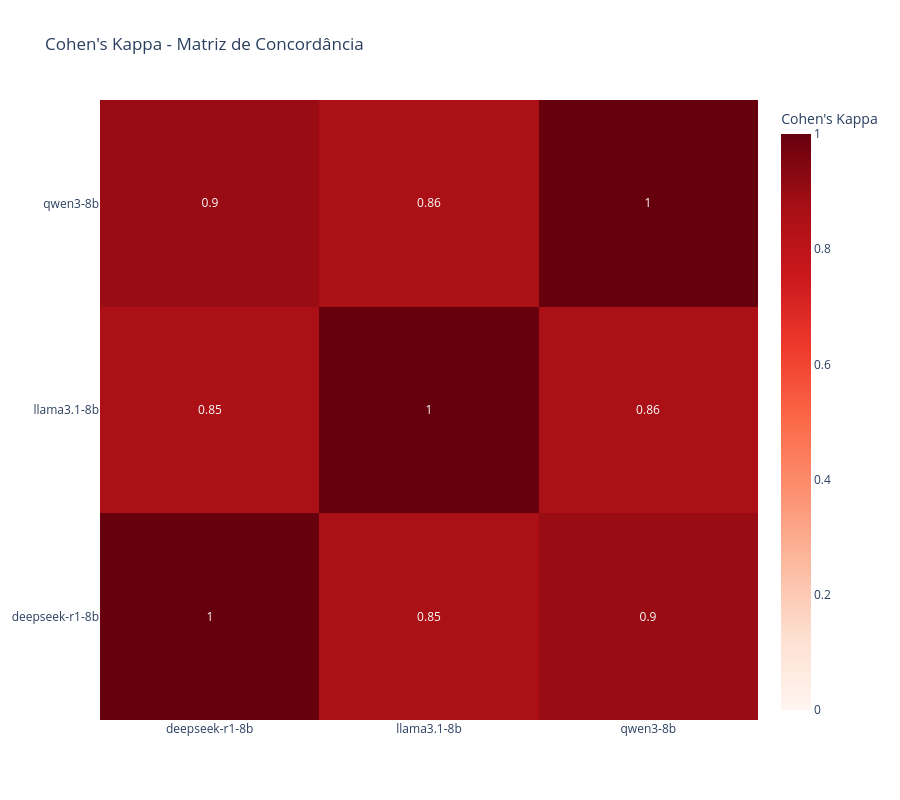

The code cell stored with this chart in its notebook:
### Markdown cell above
### - Cohen's Kappa (heatmap)

### Code cell
logger.info("📊 Heatmap de Cohen's Kappa...")
visualizer.plot_kappa_heatmap(kappa_df=report['cohens_kappa'])

### Figure 1 — Plotly figure (JSON) as saved in the notebook; plotly's stock layout.template omitted (floating-point values rounded to 4 significant figures)
{"data": [{"colorbar": {"title": {"text": "Cohen's Kappa"}}, "colorscale": [[0, "rgb(255,245,240)"], [0.125, "rgb(254,224,210)"], [0.25, "rgb(252,187,161)"], [0.375, "rgb(252,146,114)"], [0.5, "rgb(251,106,74)"], [0.625, "rgb(239,59,44)"], [0.75, "rgb(203,24,29)"], [0.875, "rgb(165,15,21)"], [1, "rgb(103,0,13)"]], "text": [[1, 0.85, 0.9], [0.85, 1, 0.86], [0.9, 0.86, 1]], "texttemplate": "%{text}", "type": "heatmap", "x": ["deepseek-r1-8b", "llama3.1-8b", "qwen3-8b"], "y": ["deepseek-r1-8b", "llama3.1-8b", "qwen3-8b"], "z": [[1, 0.8548, 0.8998], [0.8548, 1, 0.8599], [0.8998, 0.8599, 1]], "zmax": 1, "zmin": 0}], "layout": {"height": 800, "title": {"text": "Cohen's Kappa - Matriz de Concordância"}, "width": 900}}
